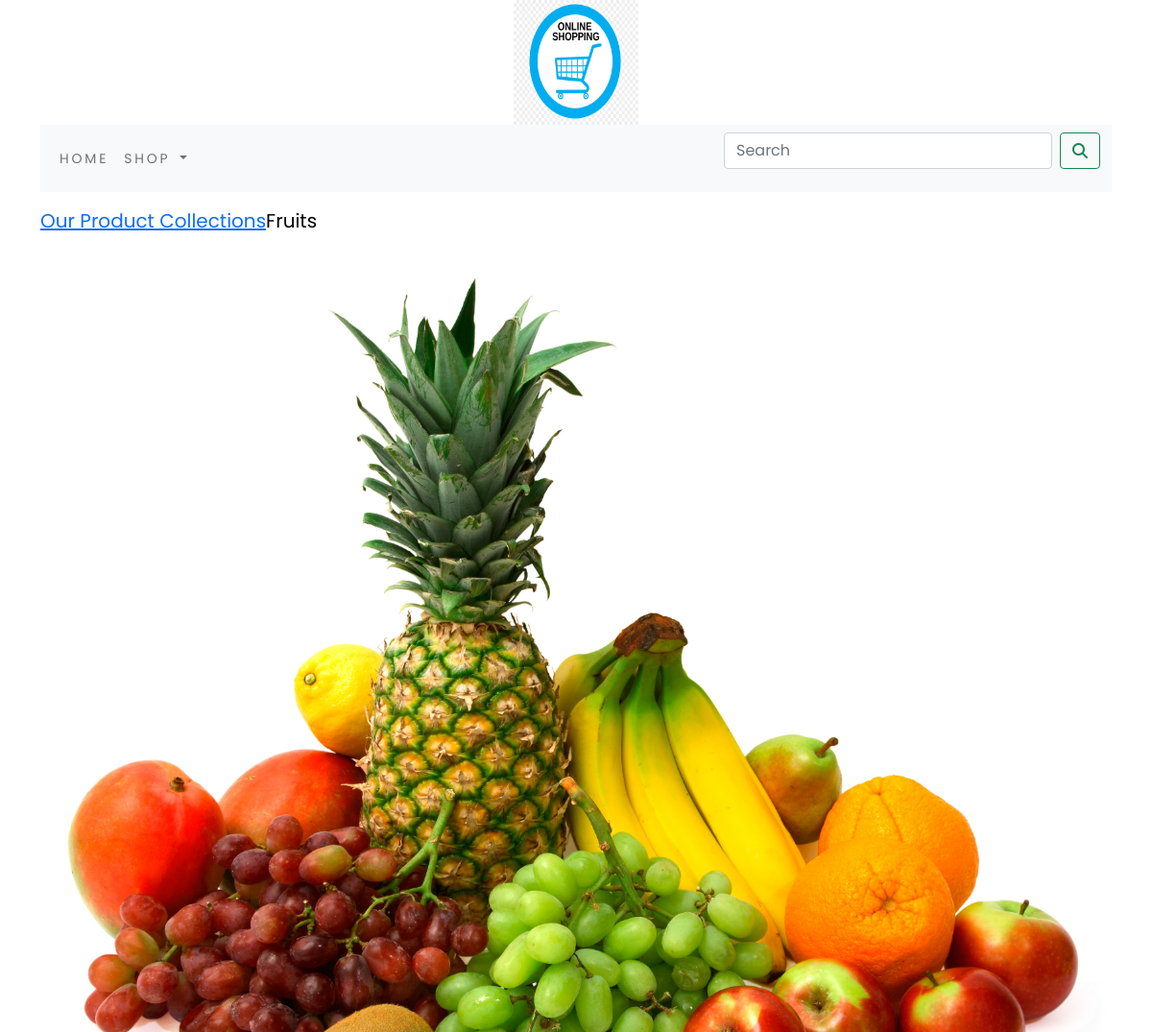
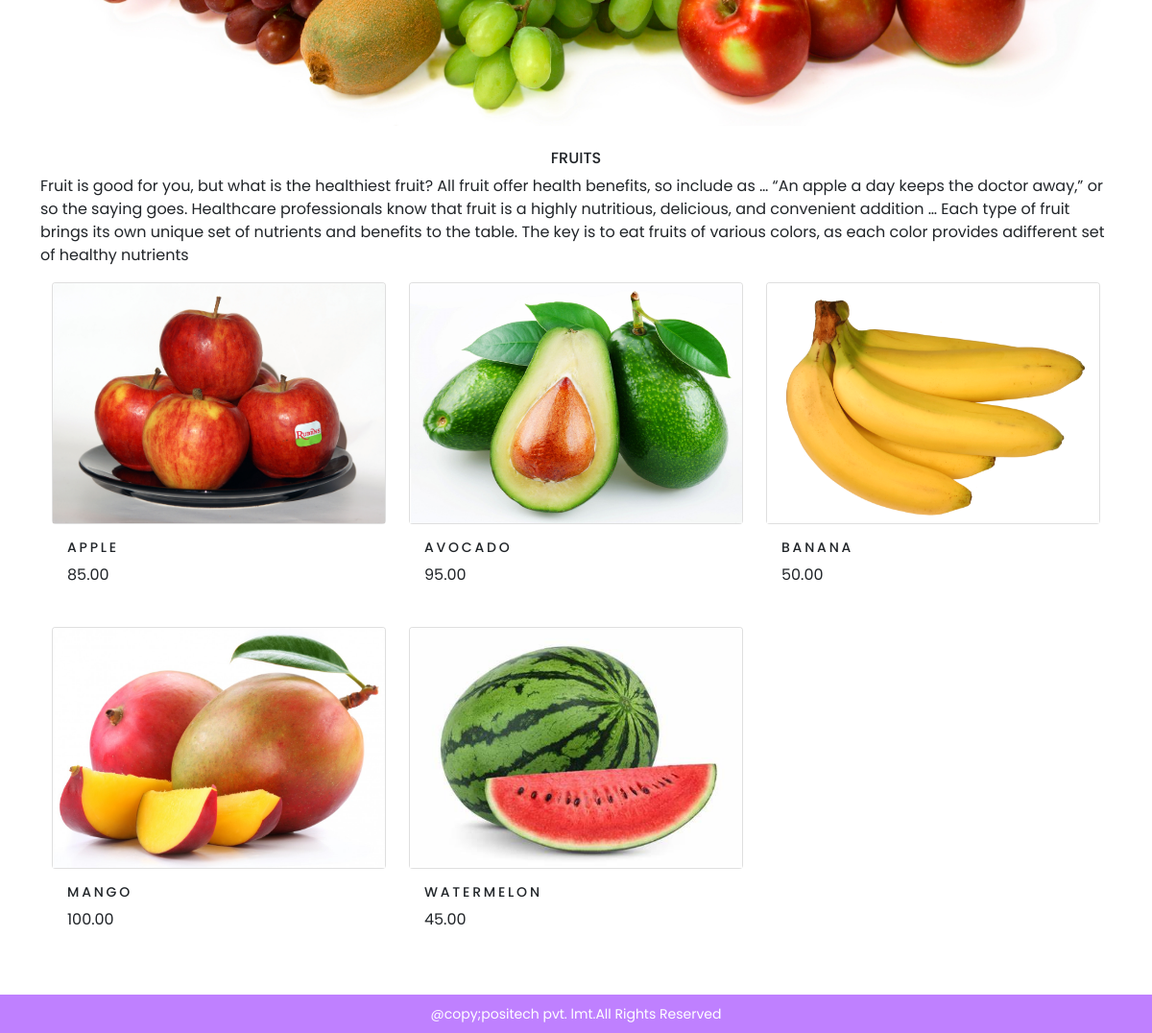
The app's page /shop/fruits/ with its own data (2 pictures, top to bottom).
### shop/models.py (models this page shows, shortened)
class category(models.Model):
    name=models.CharField(max_length=250,unique=True)
    slug=models.SlugField(max_length=250,unique=True)
    desc=models.TextField(blank=True)
    img=models.ImageField(upload_to='category',blank=True)
    class Meta:
        ordering=('name',)
        verbose_name='category'
        verbose_name_plural='categories'
    def get_url(self):
        return reverse('shop:product_by_category',args=[self.slug])

class product(models.Model):
    name=models.TextField(max_length=250,unique=True)
    slug=models.SlugField(max_length=250,unique=True)
    desc=models.TextField(blank=True)
    price=models.DecimalField(decimal_places=2,max_digits=10)
    category=models.ForeignKey(category,on_delete=models.CASCADE)
    img=models.ImageField(upload_to='products',blank=True)
    stock=models.IntegerField()
    available=models.BooleanField(default=True)
    created=models.DateTimeField(auto_now_add=True)
    updated=models.DateTimeField(auto_now=True)
    class Meta:
        ordering = ('name',)
        verbose_name = 'product'
        verbose_name_plural = 'products'
    def get_url(self):
        return reverse('shop:prod_cat_detail',args=[self.category.slug,self.slug])

### shop/views.py (the view)
# urls.py: path('',views.allproducts,name='allproducts'),
def allproducts(request,c_slug=None):
    c_page=None
    products_list=None
    if c_slug!=None:
        c_page=get_object_or_404(category,slug=c_slug)
        products_list=product.objects.all().filter(category=c_page,available=True)
    else:
        products_list = product.objects.all().filter(available=True)
    paginator=Paginator(products_list,6)
    try:
        page=int(request.GET.get('page','1'))
    except:
        page=1
    try:
        products=paginator.page(page)
    except (EmptyPage,InvalidPage):
        products=paginator.page(paginator.num_pages)
    return render(request,'category.html',{'category':c_page,'products':products})

### cart/context_processors.py (called while the page is built)
def counter(request):
    item_count=0
    if 'admin' in request.path:
        return {}
    else:
        try:
            cart1 = cart.objects.filter(cart_id=_cart_id(request))
            cart_items = cartitem.objects.all().filter(carts=cart1[:1])
            for cart_item in cart_items:
                item_count += cart_item.quantity
        except cart.DoesNotExist:
            item_count=0
    return dict(item_count=item_count)

### cart/views.py (called while the page is built)
def _cart_id(request):
     cart1=request.session.session_key
     if not cart1:
          cart1=request.session.create()
     return cart1

### shop/context_processors.py (called while the page is built)
def menu_links(request):
    links=category.objects.all()
    return dict(links=links)

### templates/category.html (shortened to what this page needs)
{% extends 'base.html' %}
{% load static %}
{% block content %}
{% if category %}
<div>
    <div class="row my_row_class">
        <div class="mx_auto">
            <p><a href="{% url 'shop:allproducts' %}">Our Product Collections</a>{{category.name}}</p>
        </div>
    </div>
</div>
{% endif %}
<div>
{% if category %}
<div>
    <div class="row my_row_class">
        <div class="mx_auto">
                <img  class="my_imageC" src="{{category.img.url}}" alt="{{category.name}}" height="400px" width="500px">
        </div>
    </div>
</div>
</div>
<br>
<div>
    <h1 class="text-center my_title">{{category.name}}</h1>
    <p class="text-justify">{{category.desc}}</p>
</div>
{% endif  %}
<div class="container">
    <div class="row mx_auto">
        {% for product in products.object_list %}
         <div class ="my_bottom_margin col-9 col-sm-12 col-md-4 col-md-12 col-lg-4">
             <div class="card text-center" style="min-width:18em;">
                <a href="{{product.get_url}}"><img class="card-img-top my_image" src="{{product.img.url}}" alt="{{product.name}}" height="300px" width="300px"></a>
            </div>
            <div class="card-body">
            <h4>{{product.name}}</h4>
            <p>{{product.price}}</p>
            </div>
         </div>
        {% endfor %}
    </div>
    <br>
</div>
{% endblock %}

### static/css/custom12.css (style rules this page uses)
body { font-family: 'Poppins', sans-serif; background-color: white; }
.my_row_class { padding-top:15px; }
.my_row_class .mx_auto { color:black; font-size:20px; }
.my_image { width:100%; height:250px; }
.my_imageC { width:100%; height:auto; }
.my_title { font-size:16px; text-transform:uppercase; letter_spacing:.2em; }
.my_bottom_margin { margin-bottom:10px; }
.card-body h4 { font-size:14px; text-transform:uppercase; letter-spacing:.2em; }

### records on screen
category: name "Fruits", img (picture), name "FRUITS", desc "Fruit is good for you, but what is the healthiest fruit? All fruit offer health benefits, so include as … “An apple a day keeps the doctor away,” or so the saying goes. Healthcare professionals know that fruit is a highly nutritious, delicious, and convenient addition … Each type of fruit brings its own unique set of nutrients and benefits to the table. The key is to eat fruits of various colors, as each color provides adifferent set of healthy nutrients"
product: img (picture), name "APPLE", price "85.00"
product: img (picture), name "AVOCADO", price "95.00"
product: img (picture), name "BANANA", price "50.00"
product: img (picture), name "MANGO", price "100.00"
product: img (picture), name "WATERMELON", price "45.00"
